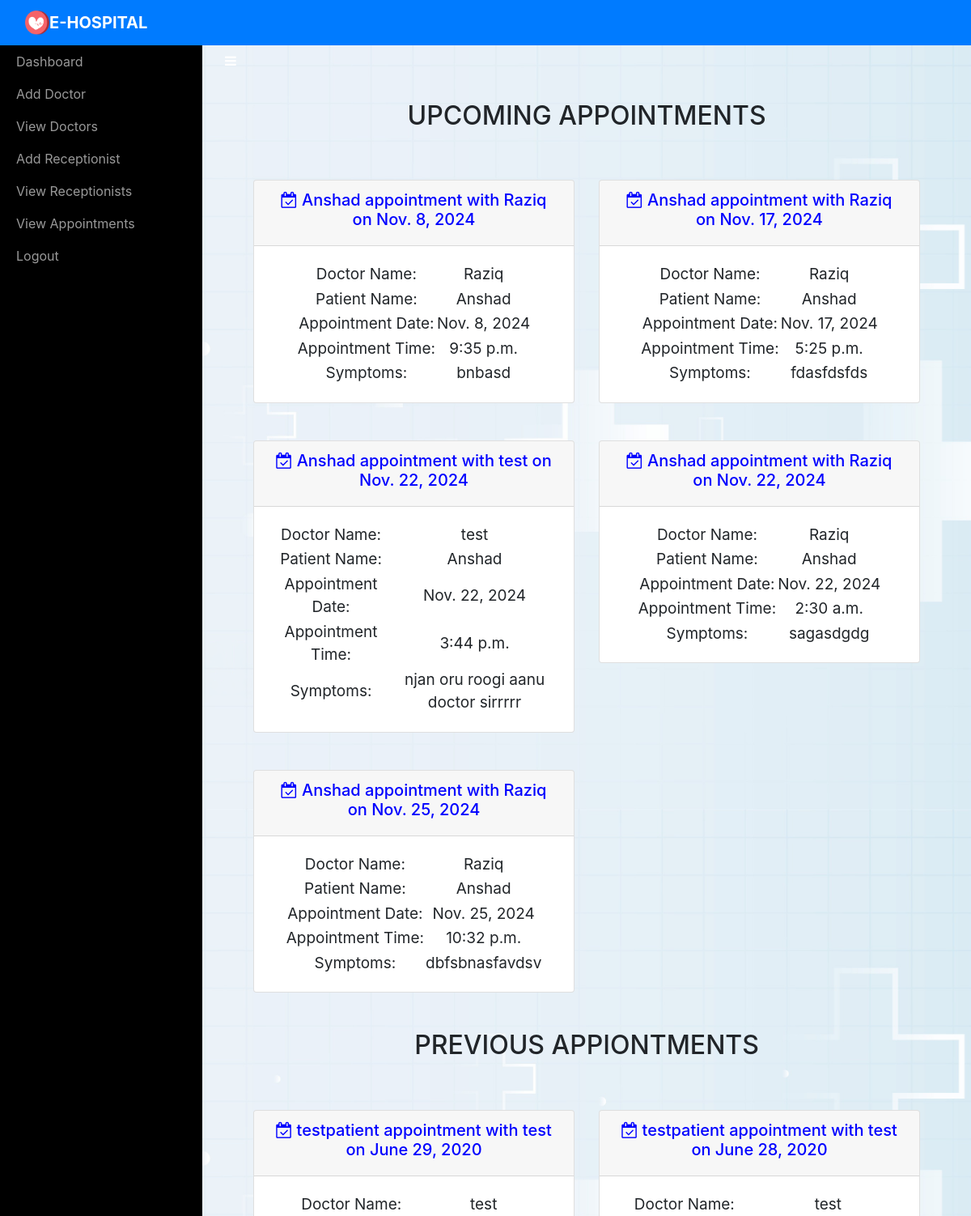
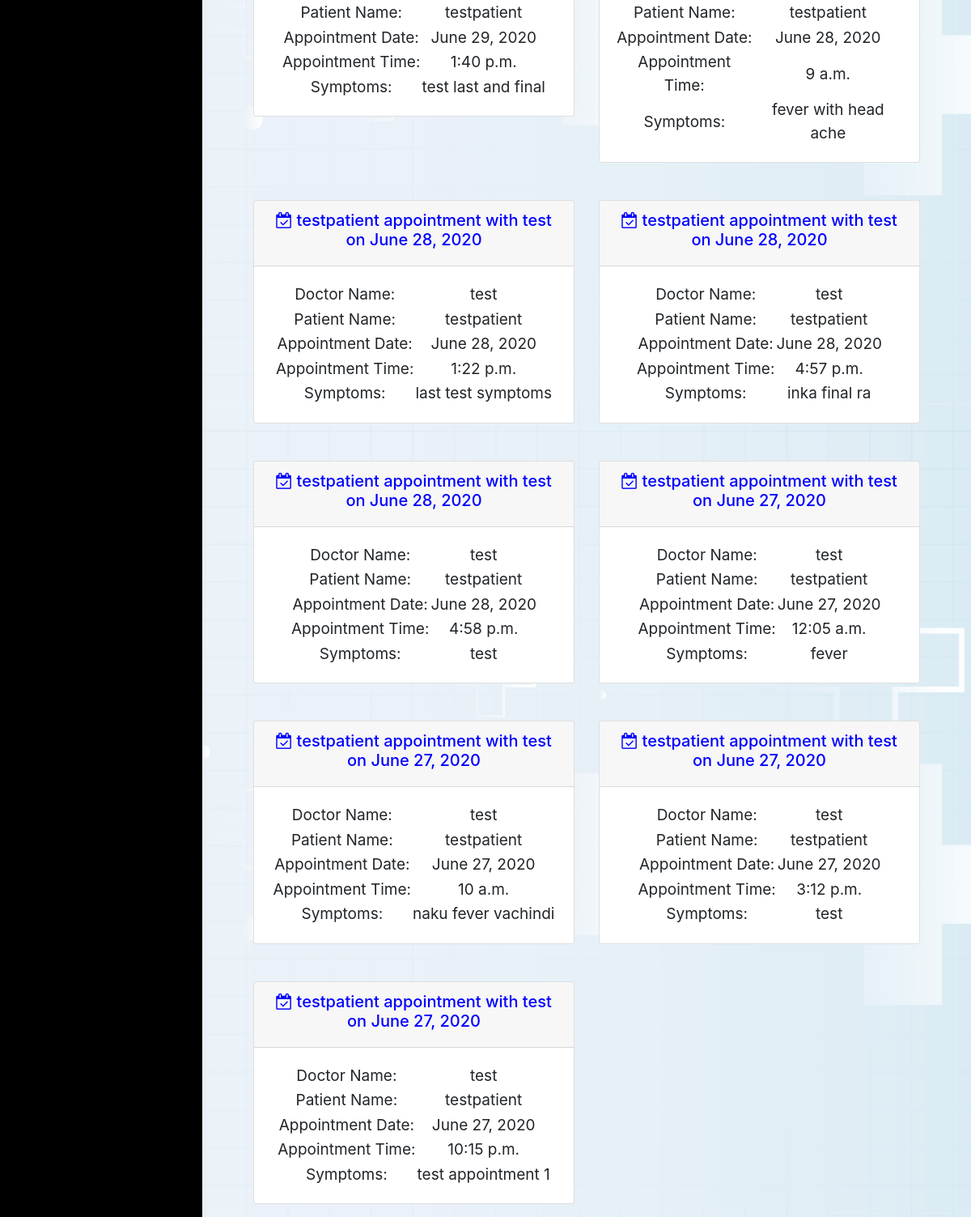
/adminviewAppointment/ (signed in), run on the app's committed database (2 pictures, top to bottom).
### sitehandler/models.py (models this page shows, shortened)
class Appointment(models.Model):
	doctorname = models.CharField(max_length=50)
	doctoremail = models.EmailField(max_length=50)
	patientname = models.CharField(max_length=50)
	patientemail = models.EmailField(max_length=50)
	appointmentdate = models.DateField(max_length=10)
	appointmenttime = models.TimeField(max_length=10)
	symptoms = models.CharField(max_length=100)
	status = models.BooleanField()
	prescription = models.CharField(max_length=200)

### sitehandler/views.py (the view)
# urls.py: path('adminviewAppointment/',adminviewAppointment,name='adminviewAppointment'),
def adminviewAppointment(request):
	if not request.user.is_staff:
		return redirect('login_admin')
	upcomming_appointments = Appointment.objects.filter(appointmentdate__gte=timezone.now(),status=True).order_by('appointmentdate')
	previous_appointments = Appointment.objects.filter(appointmentdate__lt=timezone.now()).order_by('-appointmentdate') | Appointment.objects.filter(status=False).order_by('-appointmentdate')
	d = { "upcomming_appointments" : upcomming_appointments, "previous_appointments" : previous_appointments }
	return render(request,'adminviewappointments.html',d)

### sitehandler/templates/adminviewappointments.html (shortened to what this page needs)
<!DOCTYPE html>
<html>
<head>
    {% include 'include.html' %}
    {% load static %}
</head>
<body style="
background-image: url(&quot;{% static 'img/star-sky.png' %}&quot;);
height: 1000px;
background-size: cover;
position: relative;
">
    {% include 'adminnav.html' %}
    <div id="wrapper">
        {% include 'admin_include.html' %}
        <div class="page-content-wrapper">
            <div class="container-fluid"><a class="btn btn-link" role="button" id="menu-toggle" href="#menu-toggle" style="color: white;"><i class="fa fa-bars"></i></a>
                <h2 class="text-center">UPCOMING APPOINTMENTS</h2>
                <div class="text-center row px-5" role="tablist" id="accordion-1">
                    {% for i in upcomming_appointments %}
                    <ul class = "collapsible popout text-center col-md-6" data-collapsible = "accordion">
                        <li class="card">
                            <div class = "card-header collapsible-header">
                                <h5 style="color:blue;"><a><i class="fa fa-calendar-check-o"></i>  {{ i.patientname }} appointment with {{ i.doctorname }} on {{i.appointmentdate}}</a></h5>
                            </div>
                            <div class = "card-body collapsible-body">
                                <table align="center" class="card-text" style="font-size: 19px;">
                                    <tr>
                                        <td>Doctor Name:</td>
                                        <td>{{i.doctorname}}</td>
                                    </tr>
                                    <tr>
                                        <td>Patient Name:</td>
                                        <td>{{i.patientname}}</td>
                                    </tr>
                                    <tr>
                                        <td>Appointment Date:</td>
                                        <td>{{i.appointmentdate}}</td>
                                    </tr>
                                    <tr>
                                        <td>Appointment Time:</td>
                                        <td>{{i.appointmenttime}}</td>
                                    </tr>
                                    <tr>
                                        <td>Symptoms:</td>
                                        <td>{{i.symptoms}}</td>
                                    </tr>
                                </table>
                            </div>
                        </li>
                    </ul>
                    {% endfor %}
                </div>
                <h2 class="text-center">PREVIOUS APPIONTMENTS</h2>
                <div class="text-center row px-5" role="tablist" id="accordion-2">
                    {% for j in previous_appointments %}
                    <ul class = "collapsible popout text-center col-md-6" data-collapsible = "accordion">
                        <li class="card">
                            <div class = "card-header collapsible-header">
                                <h5 style="color:blue;"><a><i class="fa fa-calendar-check-o"></i>  {{ j.patientname }} appointment with {{ j.doctorname }} on {{j.appointmentdate}}</a></h5>
                            </div>
                            <div class = "card-body collapsible-body">
                                <table align="center" class="card-text" style="font-size: 19px;">
                                    <tr>
                                        <td>Doctor Name:</td>
                                        <td>{{j.doctorname}}</td>
                                    </tr>
                                    <tr>
                                        <td>Patient Name:</td>
                                        <td>{{j.patientname}}</td>
                                    </tr>
                                    <tr>
                                        <td>Appointment Date:</td>
                                        <td>{{j.appointmentdate}}</td>
                                    </tr>
                                    <tr>
                                        <td>Appointment Time:</td>
                                        <td>{{j.appointmenttime}}</td>
                                    </tr>
                                    <tr>
                                        <td>Symptoms:</td>
                                        <td>{{j.symptoms}}</td>
                                    </tr>
                                </table>
                            </div>
                        </li>
                    </ul>
                    {% endfor %}
                </div>
            </div>
        </div>
    </div>
</body>
</html>

### sitehandler/static/css/Sidebar-Menu-1.css (style rules this page uses)
body { overflow-x: hidden; }
#wrapper { padding-left: 0; -webkit-transition: all 0.5s ease; -moz-transition: all 0.5s ease; -o-transition: all 0.5s ease; transition: all 0.5s ease; }
@media (min-width:768px) { #wrapper { padding-left: 250px; } }

### sitehandler/static/css/Sidebar-Menu.css (style rules this page uses)
#wrapper { padding-left: 0; -webkit-transition: all 0.5s ease; -moz-transition: all 0.5s ease; -o-transition: all 0.5s ease; transition: all 0.5s ease; }
@media (min-width:768px) { #wrapper { padding-left: 250px; } }

### sitehandler/static/css/styles.css (style rules this page uses)
.text-center { margin-top: 30px; }

### data on the page
Appointment: patientname "Anshad", doctorname "Raziq", appointmentdate "Nov. 8, 2024", appointmenttime "9:35 p.m.", symptoms "bnbasd"
Appointment: patientname "Anshad", doctorname "Raziq", appointmentdate "Nov. 17, 2024", appointmenttime "5:25 p.m.", symptoms "fdasfdsfds"
Appointment: patientname "Anshad", doctorname "test", appointmentdate "Nov. 22, 2024", appointmenttime "3:44 p.m.", symptoms "njan oru roogi aanu doctor sirrrrr"
Appointment: patientname "Anshad", doctorname "Raziq", appointmentdate "Nov. 22, 2024", appointmenttime "2:30 a.m.", symptoms "sagasdgdg"
Appointment: patientname "Anshad", doctorname "Raziq", appointmentdate "Nov. 25, 2024", appointmenttime "10:32 p.m.", symptoms "dbfsbnasfavdsv"
Appointment: patientname "testpatient", doctorname "test", appointmentdate "June 29, 2020", appointmenttime "1:40 p.m.", symptoms "test last and final"
Appointment: patientname "testpatient", doctorname "test", appointmentdate "June 28, 2020", appointmenttime "9 a.m.", symptoms "fever with head ache"
Appointment: patientname "testpatient", doctorname "test", appointmentdate "June 28, 2020", appointmenttime "1:22 p.m.", symptoms "last test symptoms"
Appointment: patientname "testpatient", doctorname "test", appointmentdate "June 28, 2020", appointmenttime "4:57 p.m.", symptoms "inka final ra"
Appointment: patientname "testpatient", doctorname "test", appointmentdate "June 28, 2020", appointmenttime "4:58 p.m.", symptoms "test"
Appointment: patientname "testpatient", doctorname "test", appointmentdate "June 27, 2020", appointmenttime "12:05 a.m.", symptoms "fever"
Appointment: patientname "testpatient", doctorname "test", appointmentdate "June 27, 2020", appointmenttime "10 a.m.", symptoms "naku fever vachindi"
Appointment: patientname "testpatient", doctorname "test", appointmentdate "June 27, 2020", appointmenttime "3:12 p.m.", symptoms "test"
Appointment: patientname "testpatient", doctorname "test", appointmentdate "June 27, 2020", appointmenttime "10:15 p.m.", symptoms "test appointment 1"
